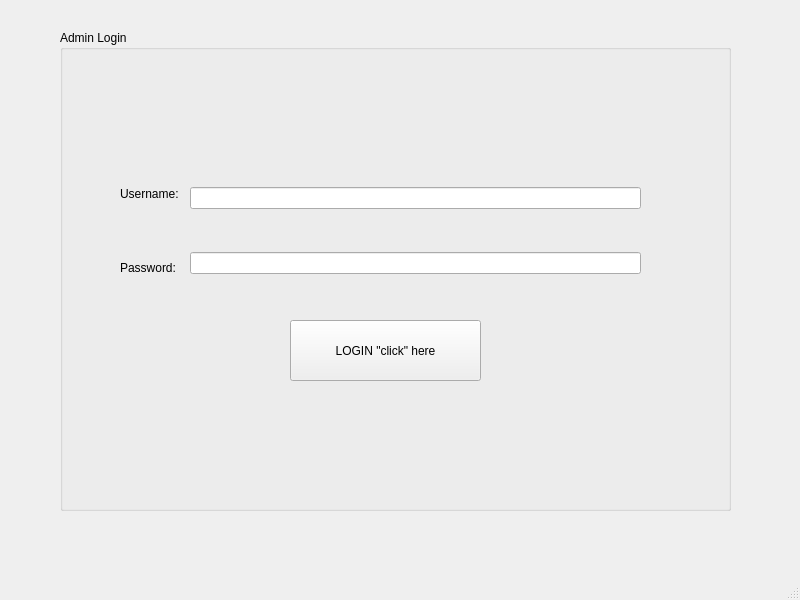
<?xml version="1.0" encoding="UTF-8"?>
<ui version="4.0">
 <class>Login_mainwindow</class>
 <widget class="QMainWindow" name="Login_mainwindow">
  <property name="geometry">
   <rect>
    <x>0</x>
    <y>0</y>
    <width>800</width>
    <height>600</height>
   </rect>
  </property>
  <property name="windowTitle">
   <string>MainWindow</string>
  </property>
  <widget class="QWidget" name="centralwidget">
   <widget class="QGroupBox" name="groupBox">
    <property name="geometry">
     <rect>
      <x>60</x>
      <y>30</y>
      <width>671</width>
      <height>481</height>
     </rect>
    </property>
    <property name="title">
     <string>Admin Login</string>
    </property>
    <widget class="QPushButton" name="pushButton_login">
     <property name="geometry">
      <rect>
       <x>230</x>
       <y>290</y>
       <width>191</width>
       <height>61</height>
      </rect>
     </property>
     <property name="text">
      <string>LOGIN &quot;click&quot; here</string>
     </property>
    </widget>
    <widget class="QWidget" name="verticalLayoutWidget">
     <property name="geometry">
      <rect>
       <x>60</x>
       <y>130</y>
       <width>71</width>
       <height>141</height>
      </rect>
     </property>
     <layout class="QVBoxLayout" name="verticalLayout">
      <item>
       <widget class="QLabel" name="username">
        <property name="text">
         <string>Username:</string>
        </property>
       </widget>
      </item>
      <item>
       <widget class="QLabel" name="password">
        <property name="text">
         <string>Password:</string>
        </property>
       </widget>
      </item>
     </layout>
    </widget>
    <widget class="QWidget" name="verticalLayoutWidget_2">
     <property name="geometry">
      <rect>
       <x>130</x>
       <y>120</y>
       <width>451</width>
       <height>161</height>
      </rect>
     </property>
     <layout class="QVBoxLayout" name="verticalLayout_2">
      <item>
       <widget class="QLineEdit" name="lineEdit_username"/>
      </item>
      <item>
       <widget class="QLineEdit" name="lineEdit_password"/>
      </item>
     </layout>
    </widget>
   </widget>
  </widget>
  <widget class="QMenuBar" name="menubar">
   <property name="geometry">
    <rect>
     <x>0</x>
     <y>0</y>
     <width>800</width>
     <height>21</height>
    </rect>
   </property>
  </widget>
  <widget class="QStatusBar" name="statusbar"/>
 </widget>
 <resources/>
 <connections/>
</ui>
